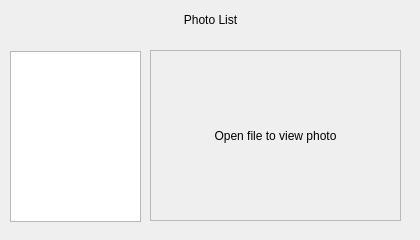
<?xml version="1.0" encoding="UTF-8"?>
<ui version="4.0">
 <class>Frame_PhotoList</class>
 <widget class="QFrame" name="Frame_PhotoList">
  <property name="geometry">
   <rect>
    <x>0</x>
    <y>0</y>
    <width>420</width>
    <height>240</height>
   </rect>
  </property>
  <property name="windowTitle">
   <string>Frame</string>
  </property>
  <widget class="QListWidget" name="listWidget">
   <property name="geometry">
    <rect>
     <x>10</x>
     <y>51</y>
     <width>131</width>
     <height>171</height>
    </rect>
   </property>
  </widget>
  <widget class="QLabel" name="label_photo">
   <property name="geometry">
    <rect>
     <x>150</x>
     <y>50</y>
     <width>251</width>
     <height>171</height>
    </rect>
   </property>
   <property name="frameShape">
    <enum>QFrame::StyledPanel</enum>
   </property>
   <property name="text">
    <string>Open file to view photo</string>
   </property>
   <property name="alignment">
    <set>Qt::AlignCenter</set>
   </property>
  </widget>
  <widget class="QLabel" name="label">
   <property name="geometry">
    <rect>
     <x>0</x>
     <y>10</y>
     <width>421</width>
     <height>20</height>
    </rect>
   </property>
   <property name="text">
    <string>Photo List</string>
   </property>
   <property name="alignment">
    <set>Qt::AlignCenter</set>
   </property>
  </widget>
 </widget>
 <resources/>
 <connections/>
</ui>
